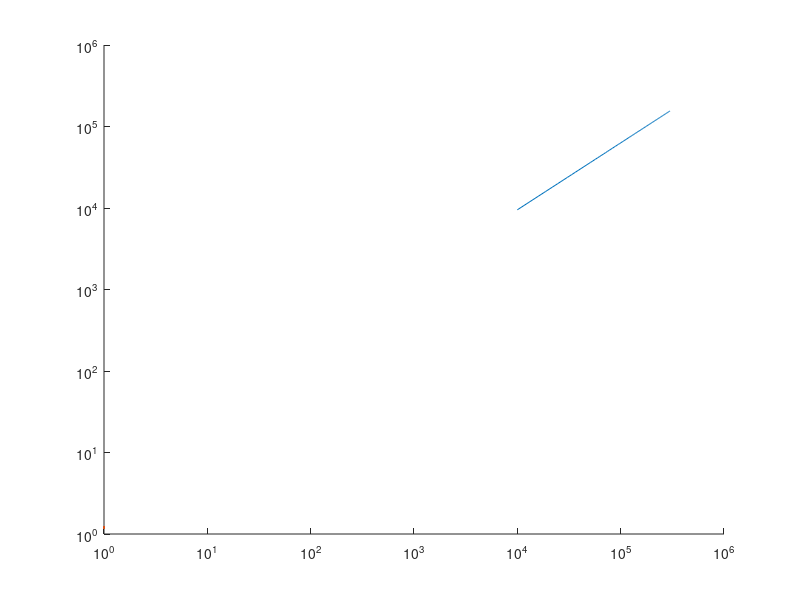

This chart was generated by the following MATLAB code: (Note: this script raises an error after producing the figure.)
%% Data Processing
clear; clc;
% MTOW and Empty weight from the datasheet
M1 = 170000;    E1 = 93500;
M2 = 41000;     E2 = 30000;
M3 = 141400;    E3 = 96000;
M4 = 220000;    E4 = 111800;
M5 = 174165;    E5 = 97700;

MTOW = [M1,M2,M3,M4,M5];
Empty = [E1,E2,E3,E4,E5];
Empty_ratio = Empty./MTOW;

% Creating the linear regression using least squares method
% log10(MTOW) = A + B*log10(Empty_ratio)
M = zeros(length(MTOW),2);
R = zeros(length(MTOW),1);

M(1:end,1)=1;
M(1:end,2)=log10(Empty);

R(1:end,1)=log10(MTOW);

A=((M'*M)\M')*R;

x = linspace(10^4,3*10^5,100);
% Regression equation to find the MTOW
% reg_TO = @(val)10.^(A(1)+A(2)*log10(val)); % takes in empty weight gives MTOW
reg_E = @(val)10.^((log10(val)-A(1))/A(2)); % takes in MTOW gives empty weight
y = reg_E(x);

figure(1)
scatter(MTOW,Empty,30,'filled')
set(gca,'xscale','log','yscale','log')
hold on 
loglog(x,y,linewidth=1.2)
xlabel('MTOW',FontSize=13)
ylabel('Empty Weight',FontSize=13)
grid on

%% Fixed point iteration method for finding the MTOW
pax=150;
crew=6;
pax_w=180;
cargo=60;
W_pax=pax*(pax_w+cargo);
W_crew=crew*(pax_w+cargo);
% Function takes in range(nmi), c, Velocity(mi/hr) and L/D in that order
fuel_ratio = ratio(3270,0.6,400,17); 
% W0 equation from the metabook
MTOW = @(empty_ratio) (W_pax+W_crew)/(1-fuel_ratio-empty_ratio); 

% Initial guess and convergence error bound
W0 = 190000;
eps = 1e-6;
del = 2*eps;
i=0;
disp(['Iterations',' | ','    MTOW   ',' | ','Empty Weight',' | ',' We/W0 ',' | ',' Wf/W0'])
disp('----------------------------------------------------------------')
while del>eps
    e_w = reg_E(W0);    % Empty weight from guess using regression
    er = e_w/W0;        % We/W0
    W0_new = MTOW(er);  
    del = abs(W0_new-W0)/abs(W0_new);
    W0 = W0_new;
    i=i+1;
    disp(['    ',num2str(i),'     ',' | ',num2str(W0),' | ',num2str(e_w),'  | ',num2str(er),' | ',num2str(fuel_ratio)])
end

%% Hydrogen Estimate

MTOW2 = @(empty_ratio,fr) (W_pax+W_crew)/(1-fr-empty_ratio);
W02 = 248479.1134;
fuel2 = 29700;
eps = 1e-6;
del = 2*eps;
disp(['Iterations',' | ','    MTOW   ',' | ','Empty Weight',' | ',' We/W0 ',' | ',' Wf/W0'])
disp('----------------------------------------------------------------')
while del>eps
    e_w = reg_E(W02);    % Empty weight from guess using regression
    er = e_w/W02;        % We/W0
    fr = fuel2/W02;
    W0_new = MTOW2(er,fr);
    del = abs(W0_new-W02)/abs(W0_new);
    W02 = 0.5*(W0_new+W02);
    i=i+1;
    disp(['    ',num2str(i),'     ',' | ',num2str(W02),' | ',num2str(e_w),'  | ',num2str(er),' | ',num2str(fr)])
end

function fr = ratio(range,c,velocity,L_D)
    % Ratios taken from Roksham's table for jet transport
    start_warmup = 0.990;
    Taxi = 0.990;
    Takeoff = 0.995;
    Climb = 0.980;
    Descent = 0.99;
    Landing = 0.992;
    
    Cruise = exp(-(range*c)/(velocity*L_D)); % From Berguet range formula
%     Reserve = exp(-(range2*c2)/(velocity2*L_D2));
    
    % Multiplied 1.06 to take into account the reserve mission and trapped
    % fuel
    fr = (1-(start_warmup*Taxi*Takeoff*Climb*Cruise*Descent*Landing))*1.06; 
end



